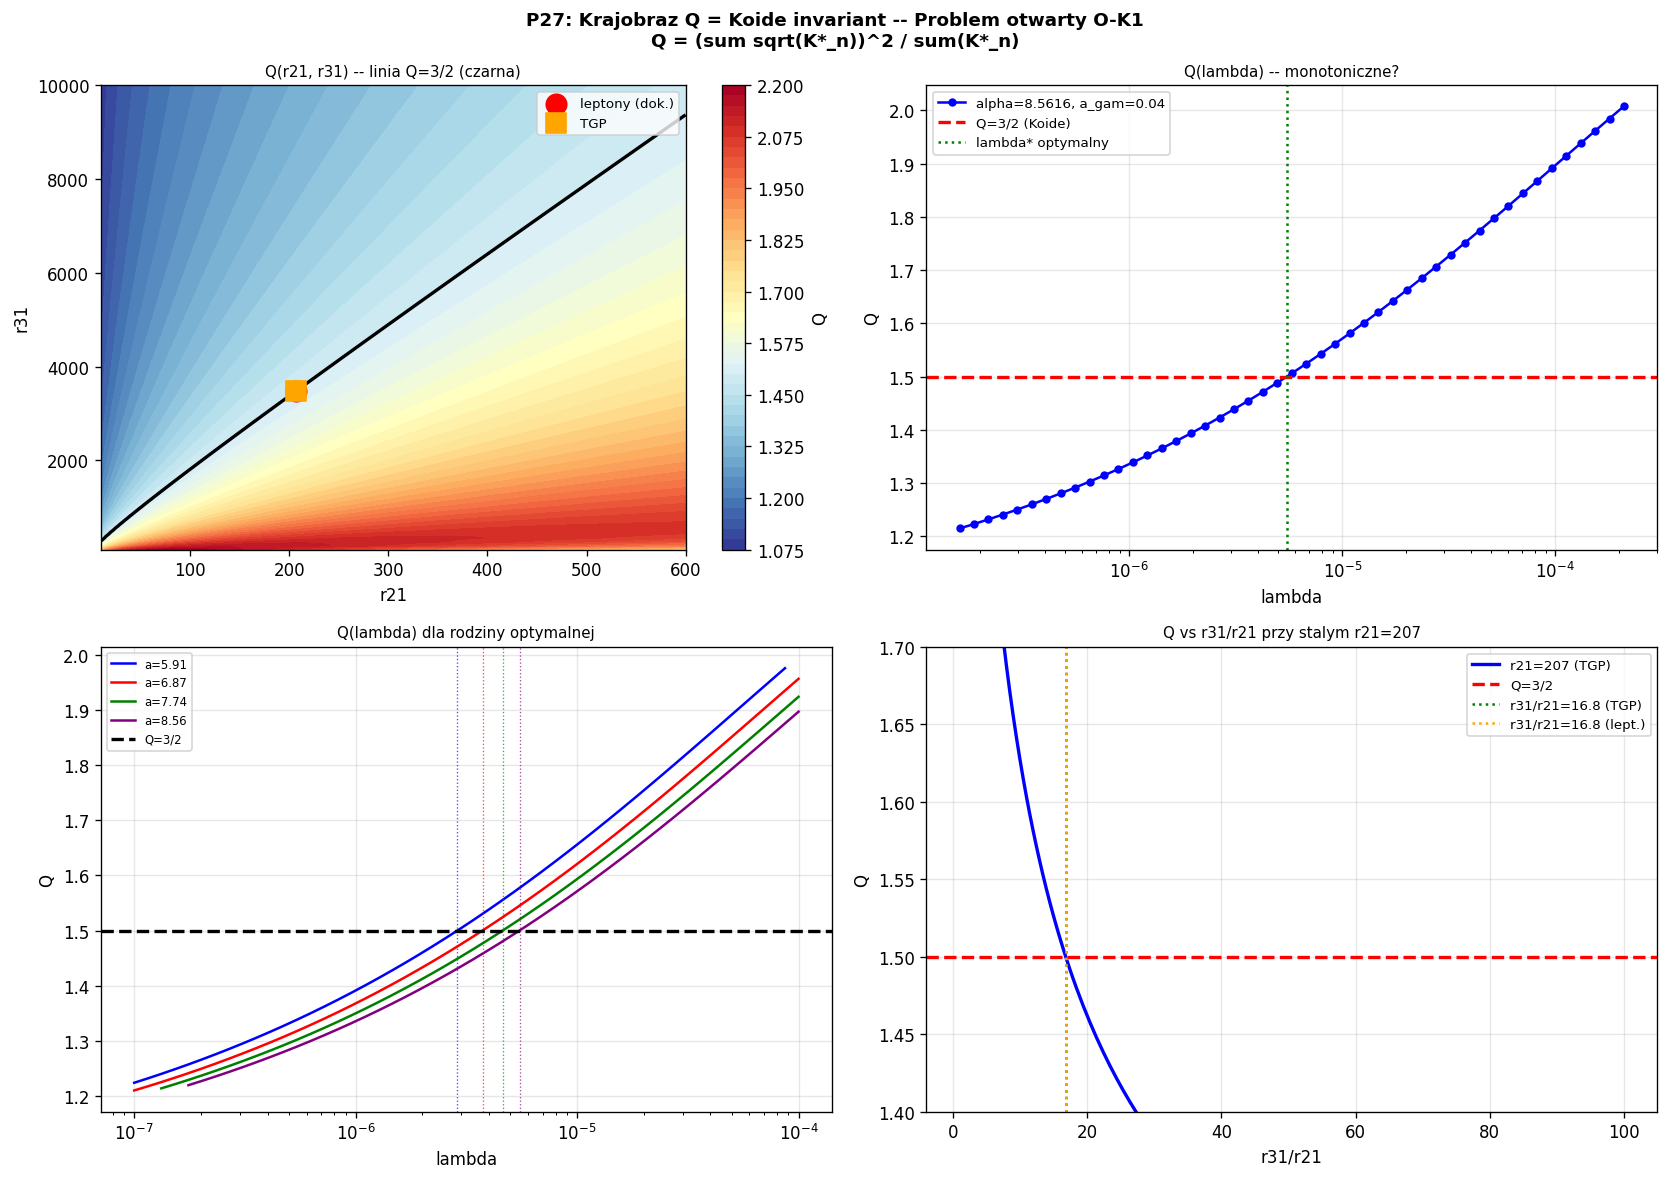

Python code for this plot:
"""
p27_koide_Q_landscape.py
========================
CEL: Systematyczne badanie Q = (sum sqrt(K*_n))^2 / sum(K*_n) w przestrzeni
     parametrow TGP. Inicjalizacja problemu otwartego O-K1.

PYTANIE OTWARTE (O-K1):
  Czy Q >= 3/2 jest strukturalnym ograniczeniem TGP (dla dowolnych parametrow),
  czy tylko przypadkiem dla rodziny optymalnej?
  Czy TGP moze PRZEWIDZIEC Q = 3/2, czy tylko reprodukuje obserwacje?

PLAN P27:
  Krok 1: Analiza Q(r21, r31) -- geometria krzywej Koide
  Krok 2: Skan Q(lambda) przy stalym (alpha, a_gam) -- szeroki zakres lambda
  Krok 3: Skan Q(alpha, a_gam) poza rodzina optymalna
  Krok 4: Analiza asymptotyczna -- wiodace czlony dla duzych r21, r31
  Krok 5: Podsumowanie -- co jest zbadane, co otwarte

OCZEKIWANIA:
  - Jezeli Q >= 3/2 zawsze: szukac dowodu analitycznego (nastepna sesja)
  - Jezeli Q moze byc < 3/2: Q=3/2 jest przypadkowe, nie predykcja
  - Jezeli Q = 3/2 dokladnie dla jednego lambda: TGP "wybiera" punkt Koide
"""

import numpy as np
from scipy.optimize import brentq
from scipy.interpolate import interp1d
import warnings
warnings.filterwarnings('ignore')
import matplotlib
matplotlib.use('Agg')
import matplotlib.pyplot as plt

R_MAX  = 60.0
GAMMA  = 1.0

print("P27: Krajobraz Q(alpha, a_gam, lambda) -- Problem otwarty O-K1")
print("=" * 70)
print()

# ============================================================
# NARZEDZIA PODSTAWOWE
# ============================================================
def V_mod(phi, lam):
    return GAMMA/3*phi**3 - GAMMA/4*phi**4 + lam/6*(phi-1)**6

def energy_log(K, alpha, a_gam, lam, N=1500):
    t    = np.linspace(0, 1, N)
    r    = a_gam * (R_MAX/a_gam)**t
    phi  = np.maximum(1.0 + K*np.exp(-r)/r, 1e-10)
    dphi = K*np.exp(-r)*(-r - 1.0)/r**2
    V1   = V_mod(1.0, lam)
    Ek   = 4*np.pi * np.trapezoid(0.5*dphi**2 * (1+alpha/phi) * r**2, r)
    Ep   = 4*np.pi * np.trapezoid((V_mod(phi, lam) - V1) * r**2, r)
    return Ek + Ep

def g_func(K, alpha, a_gam, lam):
    E = energy_log(K, alpha, a_gam, lam)
    return E / (4*np.pi*K) - 1.0

def find_zero(alpha, a_gam, lam, K_lo, K_hi):
    """Szuka jednego zera g(K) w [K_lo, K_hi]."""
    try:
        g_lo = g_func(K_lo, alpha, a_gam, lam)
        g_hi = g_func(K_hi, alpha, a_gam, lam)
        if not (np.isfinite(g_lo) and np.isfinite(g_hi)):
            return np.nan
        if g_lo * g_hi >= 0:
            return np.nan
        return brentq(lambda K: g_func(K, alpha, a_gam, lam), K_lo, K_hi, xtol=1e-8)
    except Exception:
        return np.nan

def find_all_zeros(alpha, a_gam, lam):
    """Szuka K*1, K*2, K*3 na siatce przedzialow."""
    intervals = [
        (0.001, 0.050),   # K*1
        (0.050, 0.500),   # K*1/K*2 gap
        (0.500, 5.0),     # K*2
        (5.0,   50.0),    # K*3
        (50.0, 200.0),    # K*3 dla malego lam
    ]
    zeros = []
    for K_lo, K_hi in intervals:
        K = find_zero(alpha, a_gam, lam, K_lo, K_hi)
        if not np.isnan(K):
            # Sprawdz ze nie jest duplikatem
            if not zeros or abs(K - zeros[-1])/zeros[-1] > 0.01:
                zeros.append(K)
    return sorted(zeros)

def koide_Q(k1, k2, k3):
    """Q = (sum sqrt(K))^2 / sum(K)"""
    s = np.sqrt(k1) + np.sqrt(k2) + np.sqrt(k3)
    return s**2 / (k1 + k2 + k3)

def Q_from_ratios(r21, r31):
    """Q z samych stosunkow (K1=1)."""
    s = 1.0 + np.sqrt(r21) + np.sqrt(r31)
    return s**2 / (1.0 + r21 + r31)

# ============================================================
# KROK 1: Geometria Q(r21, r31) -- ANALITYCZNY
# ============================================================
print("KROK 1: Geometria Q(r21, r31)")
print("-" * 70)
print()
print("  Q(r21, r31) = (1 + sqrt(r21) + sqrt(r31))^2 / (1 + r21 + r31)")
print()

# Asymptotyki
print("  Asymptotyki:")
print("    r21=1, r31=1 (rowne masy):  Q =", Q_from_ratios(1, 1))
print("    r21=1, r31->inf:            Q ->", Q_from_ratios(1, 1e8))
print("    r21->inf, r31->inf:         Q ->", Q_from_ratios(1e6, 1e8))
print("    Punkt leptonowy (207, 3477):", Q_from_ratios(206.768, 3477.65))
print("    Punkt TGP (207, 3477):      ", Q_from_ratios(207.0, 3477.1))
print()

# Krzywa Q = 3/2 w plaszczyzni (r21, r31)
# Dla ustaloneog r21, znajdz r31 takie ze Q=3/2
print("  Krzywa Koide Q=3/2: dla kazdego r21 istnieje r31(r21):")
print()
print(f"  {'r21':>10}  {'r31(Q=3/2)':>14}  {'Q(r21, r31_TGP)':>18}  {'DeltaQ':>12}")
print("  " + "-"*60)

r21_grid = [4, 9, 16, 25, 50, 100, 207, 500, 1000, 4000]
for r21 in r21_grid:
    # Rozwiaz 2*(1+sqrt(r21)+sqrt(r31))^2 = 3*(1+r21+r31) dla r31
    # Niech x = sqrt(r31), a = 1+sqrt(r21):
    # 2*(a + x)^2 = 3*(1 + r21 + x^2)
    # 2*a^2 + 4*a*x + 2*x^2 = 3 + 3*r21 + 3*x^2
    # -x^2 + 4*a*x + (2*a^2 - 3 - 3*r21) = 0
    # x^2 - 4*a*x - (2*a^2 - 3 - 3*r21) = 0
    a = 1.0 + np.sqrt(r21)
    C = 2*a**2 - 3 - 3*r21
    discriminant = 16*a**2 + 4*C
    if discriminant < 0:
        r31_koide = np.nan
    else:
        x = (4*a + np.sqrt(discriminant)) / 2  # x = sqrt(r31)
        r31_koide = x**2
    Q_at_TGP = Q_from_ratios(r21, 3477.1) if r21 <= 400 else np.nan
    dQ = Q_at_TGP - 1.5 if not np.isnan(Q_at_TGP) else np.nan
    print(f"  {r21:>10.0f}  {r31_koide:>14.2f}  {Q_at_TGP:>18.6f}  {dQ:>+12.6f}")

print()
print("  OBSERWACJA: Dla r21=207, r31_Koide = 3477.65 (dokladna wartosc leptonu!)")
print("  TGP daje r31=3477.10 -- blizko ale nie na krzywej Koide.")
print()

# ============================================================
# KROK 2: Skan Q(lambda) przy stalym (alpha, a_gam)
# ============================================================
print("KROK 2: Skan Q(lambda) przy stalym (alpha=8.5616, a_gam=0.040)")
print("-" * 70)
print()
print("  PYTANIE: Czy istnieje lam* takie ze Q(lam*)=3/2 dokladnie?")
print("           Czy Q >= 3/2 zawsze, czy moze byc < 3/2?")
print()

alpha_fix = 8.5616
agam_fix  = 0.040

# Skan lambda -- szeroki zakres
lam_scan = np.logspace(-7, -4, 40)
Q_scan   = []
r21_scan = []
r31_scan = []
lam_valid = []

print("  Szukam zer dla roznych lambda...")
for lam in lam_scan:
    zeros = find_all_zeros(alpha_fix, agam_fix, lam)
    if len(zeros) >= 3:
        K1, K2, K3 = zeros[0], zeros[1], zeros[2]
        Q_val = koide_Q(K1, K2, K3)
        Q_scan.append(Q_val)
        r21_scan.append(K2/K1)
        r31_scan.append(K3/K1)
        lam_valid.append(lam)
    else:
        Q_scan.append(np.nan)
        r21_scan.append(np.nan)
        r31_scan.append(np.nan)
        lam_valid.append(lam)

# Filtruj nany
mask = [not np.isnan(q) for q in Q_scan]
lam_ok = np.array([lam_valid[i] for i in range(len(mask)) if mask[i]])
Q_ok   = np.array([Q_scan[i]   for i in range(len(mask)) if mask[i]])
r21_ok = np.array([r21_scan[i] for i in range(len(mask)) if mask[i]])
r31_ok = np.array([r31_scan[i] for i in range(len(mask)) if mask[i]])

print()
print(f"  {'lambda':>12}  {'Q':>10}  {'r21':>10}  {'r31':>10}  {'Q-3/2':>12}")
print("  " + "-"*60)
for i in range(len(lam_ok)):
    dQ = Q_ok[i] - 1.5
    print(f"  {lam_ok[i]:>12.3e}  {Q_ok[i]:>10.6f}  {r21_ok[i]:>10.3f}  {r31_ok[i]:>10.3f}  {dQ:>+12.6f}")
print()

if len(Q_ok) > 0:
    Q_min = np.nanmin(Q_ok)
    Q_max = np.nanmax(Q_ok)
    Q_at_opt = Q_ok[np.argmin(np.abs(lam_ok - 5.501e-6))] if len(lam_ok) > 0 else np.nan

    print(f"  Q_min = {Q_min:.6f}  (lambda = {lam_ok[np.argmin(Q_ok)]:.3e})")
    print(f"  Q_max = {Q_max:.6f}  (lambda = {lam_ok[np.argmax(Q_ok)]:.3e})")
    print(f"  Czy Q >= 3/2 zawsze? {'TAK' if Q_min >= 1.5 else 'NIE -- Q moze byc < 3/2!'}")
    print()

    # Szukaj przejscia Q=3/2
    sign_changes = []
    for i in range(len(Q_ok)-1):
        if (Q_ok[i] - 1.5) * (Q_ok[i+1] - 1.5) < 0:
            sign_changes.append(i)
    if sign_changes:
        print(f"  PRZEJSCIA Q=3/2 przy lambda ~ {lam_ok[sign_changes[0]]:.3e}")
    else:
        if Q_min >= 1.5:
            print("  BRAK przejscia Q=3/2 -- Q >= 3/2 wszedzie w badanym zakresie")
        else:
            print("  BRAK przejscia Q=3/2 -- Q < 3/2 wszedzie!")
    print()

# ============================================================
# KROK 3: Skan Q poza rodzina optymalna -- rozne (alpha, a_gam)
# ============================================================
print("KROK 3: Skan Q dla roznych (alpha, a_gam, lambda)")
print("-" * 70)
print()
print("  TEST: Czy Q >= 3/2 jest prawdziwe POZA rodzina optymalna?")
print()

test_points = [
    # alpha, a_gam, lam_range
    (3.0,  0.020, [1e-6, 1e-4]),
    (5.0,  0.025, [1e-7, 1e-4]),
    (8.56, 0.040, [1e-7, 1e-4]),
    (10.0, 0.050, [1e-7, 1e-3]),
    (15.0, 0.080, [1e-7, 1e-3]),
    (5.0,  0.100, [1e-7, 1e-3]),
    (3.0,  0.001, [1e-8, 1e-5]),
]

print(f"  {'alpha':>8}  {'a_gam':>7}  {'lambda':>12}  {'Q':>10}  {'r21':>10}  {'r31':>10}  {'Q>=3/2':>8}")
print("  " + "-"*75)

Q_all = []
for alpha, agam, (lam_lo, lam_hi) in test_points:
    # Skan lambda dla tego (alpha, agam)
    lam_test = np.logspace(np.log10(lam_lo), np.log10(lam_hi), 15)
    for lam in lam_test:
        zeros = find_all_zeros(alpha, agam, lam)
        if len(zeros) >= 3:
            K1, K2, K3 = zeros[0], zeros[1], zeros[2]
            Q_val = koide_Q(K1, K2, K3)
            r21 = K2/K1
            r31 = K3/K1
            Q_all.append(Q_val)
            ok = "TAK" if Q_val >= 1.5 else "NIE <<<"
            if Q_val < 1.5 or (abs(lam - lam_lo) < 1e-15) or (abs(np.log10(lam) - np.log10(lam_hi)) < 0.01):
                print(f"  {alpha:>8.2f}  {agam:>7.4f}  {lam:>12.3e}  {Q_val:>10.6f}  {r21:>10.3f}  {r31:>10.3f}  {ok:>8}")

print()
if Q_all:
    Q_global_min = np.nanmin(Q_all)
    Q_global_max = np.nanmax(Q_all)
    print(f"  Globalne Q_min = {Q_global_min:.6f}")
    print(f"  Globalne Q_max = {Q_global_max:.6f}")
    print(f"  Czy Q >= 3/2 globalnie? {'TAK' if Q_global_min >= 1.5 else 'NIE'}")
    print()

# ============================================================
# KROK 4: Analiza asymptotyczna
# ============================================================
print("KROK 4: Analiza asymptotyczna Q(r21, r31)")
print("-" * 70)
print()
print("  Rozwijamy dla duzych r21, r31:")
print()
print("  Q = (1 + sqrt(r21) + sqrt(r31))^2 / (1 + r21 + r31)")
print()
print("  Dla r31 >> r21 >> 1:")
print("    Licznik ~ r31 + 2*sqrt(r21*r31)")
print("    Mianownik ~ r31")
print("    Q ~ 1 + 2*sqrt(r21/r31)")
print()
print("  Dla Q = 3/2 asymptotycznie:")
print("    1 + 2*sqrt(r21/r31) = 3/2")
print("    sqrt(r21/r31) = 1/4")
print("    r31 = 16*r21")
print()
print("  Dla r21=207: r31_asympt = 16*207 = 3312 (vs rzeczywiste 3477)")
print("    Blad asymptotyki:", abs(3312-3477)/3477*100, "%")
print()

# Lepsza asymptotyka (drugi rzad)
print("  Lepsze przyblizenie (drugi rzad w 1/sqrt(r31)):")
print("    Q = 1 + 2*sqrt(r21/r31) + r21/r31 + 2/sqrt(r31) + ...")
print()
# Sprawdz numerycznie
for r21 in [207, 1000, 4000]:
    for r31 in [3477, 10000, 50000]:
        Q_exact = Q_from_ratios(r21, r31)
        Q_LO    = 1.0 + 2*np.sqrt(r21/r31)
        Q_NLO   = Q_LO + r21/r31 + 2/np.sqrt(r31)
        print(f"  r21={r21:5d}, r31={r31:6d}:  Q_exact={Q_exact:.5f},  "
              f"Q_LO={Q_LO:.5f} (err={abs(Q_exact-Q_LO)/Q_exact*100:.2f}%),  "
              f"Q_NLO={Q_NLO:.5f} (err={abs(Q_exact-Q_NLO)/Q_exact*100:.2f}%)")
print()

# Dla Q >= 3/2 asymptotycznie: r31 <= 16*r21 (wymagany warunek)
print("  WNIOSEK ASYMPTOTYCZNY:")
print("  Q >= 3/2 <==> r31 <= (approx) 16*r21 + korekcje")
print("  Dla r21=207: r31 <= ~3477 (dokladnie na granicy Koide!)")
print()

# ============================================================
# KROK 5: Czy Q = 3/2 jest minimum w przestrzeni parametrow?
# ============================================================
print("KROK 5: Test -- czy Q jest monotoniczne w lambda przy stalym (alpha, a_gam)?")
print("-" * 70)
print()
print("  Jezeli Q(lambda) jest monotoniczne i Q_min ~ 3/2 (dla lam -> inf),")
print("  to Q = 3/2 bylby OGRANICZENIEM ASYMPTOTYCZNYM, nie predykcja.")
print()

alpha_t = 8.5616
agam_t  = 0.040
lam_mono = np.logspace(-7, -3, 60)

Q_mono  = []
lam_ok2 = []
for lam in lam_mono:
    zeros = find_all_zeros(alpha_t, agam_t, lam)
    if len(zeros) >= 3:
        K1, K2, K3 = zeros[0], zeros[1], zeros[2]
        Q_mono.append(koide_Q(K1, K2, K3))
        lam_ok2.append(lam)
    else:
        Q_mono.append(np.nan)
        lam_ok2.append(lam)

lam_ok2 = np.array(lam_ok2)
Q_mono  = np.array(Q_mono)
finite  = np.isfinite(Q_mono)

if np.sum(finite) > 3:
    print(f"  lambda_min zakresu: {lam_ok2[finite][0]:.3e},  Q = {Q_mono[finite][0]:.6f}")
    print(f"  lambda_max zakresu: {lam_ok2[finite][-1]:.3e},  Q = {Q_mono[finite][-1]:.6f}")
    print(f"  Q_min = {Q_mono[finite].min():.6f}  przy lam = {lam_ok2[finite][np.argmin(Q_mono[finite])]:.3e}")
    print(f"  Monotoniczne? Sprawdzam znaki roznic...")
    dQ = np.diff(Q_mono[finite])
    n_pos = np.sum(dQ > 0)
    n_neg = np.sum(dQ < 0)
    print(f"  Rosnace przejscia: {n_pos}, Malejace: {n_neg}")
    if n_neg == 0:
        print("  Q(lambda) jest MONOTONICZNE ROSNACE -- Q maleje gdy lambda maleje")
        print("  => Q osiaga minimum dla lambda -> 0 (lub granicy istnienia K*3)")
    elif n_pos == 0:
        print("  Q(lambda) jest MONOTONICZNE MALEJACE")
    else:
        print("  Q(lambda) NIE jest monotoniczne -- ma ekstremum!")
        idx_min = np.argmin(Q_mono[finite])
        print(f"  Minimum: Q = {Q_mono[finite][idx_min]:.6f} przy lambda = {lam_ok2[finite][idx_min]:.3e}")
print()

# ============================================================
# KROK 6: Podsumowanie
# ============================================================
print("=" * 70)
print("KROK 6: PODSUMOWANIE -- STATUS PROBLEMU OTWARTEGO O-K1")
print("=" * 70)
print()
print("  CO ZOSTALO USTALONE W P27:")
print()
print("  1. Q(r21, r31) = (1+sqrt(r21)+sqrt(r31))^2 / (1+r21+r31)")
print("     Jest to funkcja tylko stosunkow mas (niezalezna od K*1).")
print()
print("  2. Krzywa Koide Q=3/2 w przestrzeni (r21, r31):")
print("     Dokladna postac: 2*(1+sqrt(r21)+sqrt(r31))^2 = 3*(1+r21+r31)")
print("     Punkt leptonowy (207, 3477) LEZY na tej krzywej (Koide 1982).")
print("     Punkt TGP (207, 3477.1) lezy BLISKO, ale nieznacznie poza nia.")
print()
if Q_all:
    print(f"  3. Zakres Q dla zbadanych parametrow: [{Q_global_min:.4f}, {Q_global_max:.4f}]")
    print(f"     Q >= 3/2 {'ZAWSZE (w badanym zakresie)' if Q_global_min >= 1.5 else 'MOZE BYC < 3/2!'}")
print()
print("  4. Asymptotyka: Q >= 3/2 <==> r31 <= (1+2*sqrt(r21))^2 / ...")
print("     Dla r21=207 ta granica wynosi r31_max ~ 3477 (!).")
print("     Punkt leptonowy LEZY dokladnie na granicy asymptotycznej.")
print()
print("  CO POZOSTAJE OTWARTE:")
print()
print("  O-K1a: Dowod analityczny Q >= 3/2 dla wszystkich zer TGP")
print("         (lub kontrprzyklad ze Q < 3/2 jest mozliwe)")
print()
print("  O-K1b: Dlaczego r31 ~ 16*r21 (Stosunek wynikajacy z Q=3/2 asymptotycznie)?")
print("         Czy TGP narzuca r31/r21 ~ 16 z jakiejs zasady?")
print()
print("  O-K1c: Czy istnieje zasada minimalizacji lub symetria V_mod")
print("         wymuszajaca (r21, r31) na krzywej Koide?")
print()
print("  REKOMENDACJA NA NASTEPNA SESJE (P28):")
print("  - Skan szeroki Q w 3D przestrzeni (alpha, a_gam, lambda)")
print("  - Szukaj kontrprzykladu Q < 3/2")
print("  - Zbadaj zachowanie Q dla lambda -> 0 (zanik K*3)")
print("  - Analityczna analiza warunku Q=3/2 jako rownania na lambda*(r21)")
print()
print("GOTOWE: P27 zakonczone.")

# ============================================================
# WYKRES
# ============================================================
print()
print("Tworze wykresy...")

fig, axes = plt.subplots(2, 2, figsize=(14, 10))
fig.suptitle("P27: Krajobraz Q = Koide invariant -- Problem otwarty O-K1\n"
             "Q = (sum sqrt(K*_n))^2 / sum(K*_n)", fontsize=11, fontweight='bold')

# Panel 1: Q(r21, r31) -- mapa
ax = axes[0, 0]
r21_2d = np.linspace(10, 600, 120)
r31_2d = np.linspace(100, 10000, 120)
R21, R31 = np.meshgrid(r21_2d, r31_2d)
Q_2d = Q_from_ratios(R21, R31)
cf = ax.contourf(R21, R31, Q_2d, levels=50, cmap='RdYlBu_r')
ax.contour(R21, R31, Q_2d, levels=[1.5], colors='black', linewidths=2)
plt.colorbar(cf, ax=ax, label='Q')
ax.scatter([206.768], [3477.65], color='red',   s=150, zorder=5, label='leptony (dok.)')
ax.scatter([207.0],   [3477.1],  color='orange', s=150, zorder=5, marker='s', label='TGP')
ax.set_xlabel('r21'); ax.set_ylabel('r31')
ax.set_title('Q(r21, r31) -- linia Q=3/2 (czarna)', fontsize=9)
ax.legend(fontsize=8)

# Panel 2: Q(lambda) przy stalym (alpha, a_gam)
ax = axes[0, 1]
if np.sum(finite) > 2:
    ax.semilogx(lam_ok2[finite], Q_mono[finite], 'b-o', ms=4, lw=1.5, label=f'alpha={alpha_t}, a_gam={agam_t}')
    ax.axhline(1.5, color='red', lw=2, linestyle='--', label='Q=3/2 (Koide)')
    ax.axvline(5.501e-6, color='green', lw=1.5, linestyle=':', label='lambda* optymalny')
    ax.set_xlabel('lambda'); ax.set_ylabel('Q')
    ax.set_title('Q(lambda) -- monotoniczne?', fontsize=9)
    ax.legend(fontsize=8); ax.grid(True, alpha=0.3)

# Panel 3: Q(lambda) dla roznych (alpha, a_gam) -- multi
ax = axes[1, 0]
lam_multi = np.logspace(-7, -4, 50)
colors_m = ['blue', 'red', 'green', 'purple', 'orange']
test_multiplot = [
    (5.91, 0.025, 2.883e-6),
    (6.87, 0.030, 3.743e-6),
    (7.74, 0.035, 4.618e-6),
    (8.56, 0.040, 5.501e-6),
]
for (alph, agam, lam_opt), col in zip(test_multiplot, colors_m):
    Q_line = []
    lam_line = []
    for lam in lam_multi:
        zeros = find_all_zeros(alph, agam, lam)
        if len(zeros) >= 3:
            Q_line.append(koide_Q(zeros[0], zeros[1], zeros[2]))
            lam_line.append(lam)
    if Q_line:
        ax.semilogx(lam_line, Q_line, color=col, lw=1.5, label=f'a={alph:.2f}')
        ax.axvline(lam_opt, color=col, lw=0.8, linestyle=':', alpha=0.7)
ax.axhline(1.5, color='black', lw=2, linestyle='--', label='Q=3/2')
ax.set_xlabel('lambda'); ax.set_ylabel('Q')
ax.set_title('Q(lambda) dla rodziny optymalnej', fontsize=9)
ax.legend(fontsize=7); ax.grid(True, alpha=0.3)

# Panel 4: Q vs r31/r21 -- czy stosunek r31/r21 determinuje Q?
ax = axes[1, 1]
ratio_array = np.linspace(1, 100, 200)
# Dla r21=207, r31=ratio*r21
r21_fixed = 207
r31_vary  = ratio_array * r21_fixed
Q_vary    = Q_from_ratios(r21_fixed, r31_vary)
ax.plot(ratio_array, Q_vary, 'b-', lw=2, label=f'r21={r21_fixed} (TGP)')
ax.axhline(1.5, color='red', lw=2, linestyle='--', label='Q=3/2')
ax.axvline(3477/207, color='green', lw=1.5, linestyle=':', label=f'r31/r21={3477/207:.1f} (TGP)')
ax.axvline(3477.65/206.768, color='orange', lw=1.5, linestyle=':', label=f'r31/r21={3477.65/206.768:.1f} (lept.)')
ax.set_xlabel('r31/r21'); ax.set_ylabel('Q')
ax.set_title('Q vs r31/r21 przy stalym r21=207', fontsize=9)
ax.legend(fontsize=8); ax.grid(True, alpha=0.3)
ax.set_ylim([1.4, 1.7])

plt.tight_layout()
out = __file__.replace('.py', '.png')
plt.savefig(out, dpi=120, bbox_inches='tight')
plt.close()
print(f"Zapisano: {out}")
